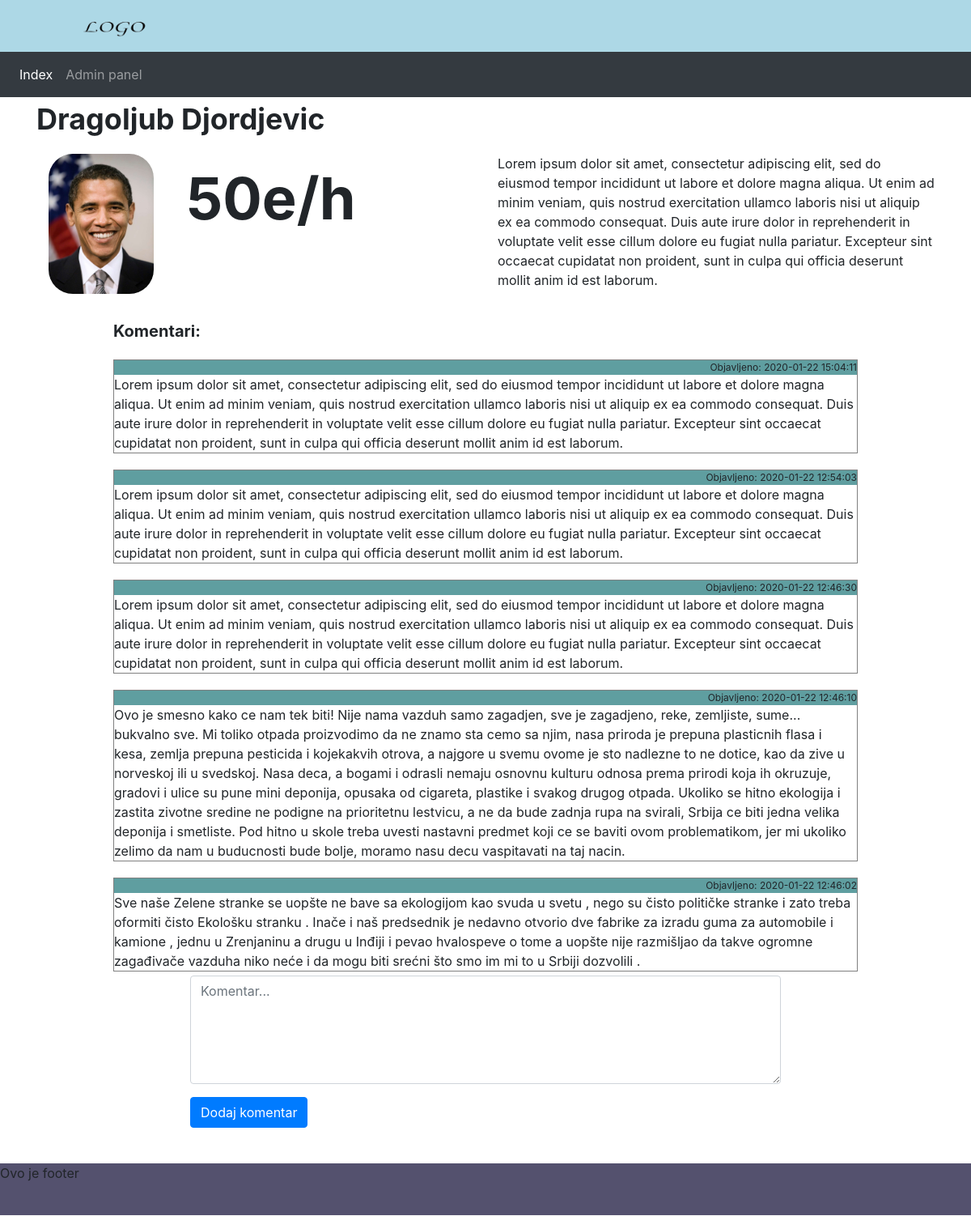
The app's page /controllers/view_single?id=1 with its own data.
### tables this page shows
CREATE TABLE `profiles` (
  `profile_id` int(11) NOT NULL AUTO_INCREMENT,
  `profile_name` varchar(50) DEFAULT NULL,
  `profile_price` int(11) DEFAULT NULL,
  `profile_description` longtext,
  `profile_image` varchar(50) DEFAULT NULL,
  PRIMARY KEY (`profile_id`)
);

CREATE TABLE `comments` (
  `comment_id` int(11) NOT NULL AUTO_INCREMENT,
  `profile_id` int(11) NOT NULL,
  `comment_text` longtext,
  `created` timestamp NULL DEFAULT CURRENT_TIMESTAMP,
  `is_enabled` tinyint(4) DEFAULT '0',
  PRIMARY KEY (`comment_id`),
  KEY `profile_id_idx` (`profile_id`)
);

### classes/Template.php (called while the page is built, shortened)
<?php
class Template {
    protected $template;
    public function __construct($template){
        $this->template = $template;
    }
    public function __toString(){
    	include basename($this->template);
      	return ob_get_clean();
    }
}

### classes/Database.php (called while the page is built, shortened)
<?php
class Database {
	private $host = DB_HOST;
	private $user = DB_USER;
	private $pass = DB_PASS;
	private $dbname = DB_NAME;
	private $dbh;
	private $stmt;
	public function __construct() {
		$dsn = 'mysql:host=' . $this->host . ';dbname=' . $this->dbname;
		$options = array (
				PDO::ATTR_ERRMODE => PDO::ERRMODE_EXCEPTION,
                PDO::MYSQL_ATTR_INIT_COMMAND => "SET NAMES utf8mb4"
		);
		try {
			$this->dbh = new PDO ($dsn, $this->user, $this->pass, $options);
		}
		catch ( PDOException $e ) {
			$this->error = $e->getMessage();
		}
	}
	public function query($query) {
		$this->stmt = $this->dbh->prepare($query);
	}
	public function bind($param, $value, $type = null) {
		if (is_null ( $type )) {
			switch (true) {
				default :
					$type = PDO::PARAM_STR;
			}
		}
		$this->stmt->bindValue ( $param, $value, $type );
	}
	public function execute(){
		return $this->stmt->execute();
	}
	public function resultset(){
		$this->execute();
		return $this->stmt->fetchAll(PDO::FETCH_OBJ);
	}
	public function single(){
		$this->execute();
		return $this->stmt->fetch(PDO::FETCH_OBJ);
	}
}

### classes/Profile.php (called while the page is built, shortened)
<?php
class Profile
{
    private $database;
    public function __construct($db)
    {
        $this->database = $db;
    }
    public function getSingleProfile($id)
    {
        $this->database->query("SELECT * FROM `profiles` where profile_id=$id");
        return $this->database->single();
    }
}

### classes/Comment.php (called while the page is built, shortened)
<?php
class Comment
{
    private $database;
    public function __construct($db)
    {
        $this->database = $db;
    }
    public function getAllComments($id)
    {
        $this->database->query("SELECT * FROM `comments` where profile_id=:id order by created desc");
        $this->database->bind(':id', $id);
        return $this->database->resultset();
    }
}

### templates/view_single.php (the view, shortened to what this page needs)
<div id="name" class="row">
    <div class="col-md-12">
        <p><?php echo $profile->profile_name; ?></p>
    </div>
</div>
<div class="row">
    <div class="col-md-6">
        <div class="col-sm-2">
            <img class="profile_image round" src="../assets/images/<?php echo $profile->profile_image; ?>">
        </div>
        <div class="col-sm-10">
            <p id="price"><?php echo $profile->profile_price; ?>e/h</p>
        </div>
    </div>
    <div class="col-md-6">
        <p><?php echo $profile->profile_description ?></p>
    </div>
</div>
<div class="row">
    <div class="col-md-10 offset-1">
        <p id="comment_title">Komentari:</p>
        <?php if (isset($comments))  : ?>
            <?php foreach ($comments as $comment) : ?>
                <?php if ($comment->is_enabled == 1) : ?>
                    <div class="comments">
                        <p class="date_created">Objavljeno: <?php echo $comment->created; ?></p>
                        <p class="comment_body"><?php echo $comment->comment_text; ?></p>
                    </div>
                <?php endif; endforeach ?>
        <?php endif ?>
    </div>
</div>
<div class="row">
    <div class="col-md-8 offset-2">
        <form action="comments.php" method="post">
            <div class="form-group">
                <textarea class="form-control" id="comment" placeholder="Komentar..." cols="100" rows="5"
                          name="comment_text" required></textarea>
            </div>
            <input type="submit" class="btn btn-primary" name="dodaj_komentar" value="Dodaj komentar">
        </form>
    </div>
</div>
<br>

### assets/css/style.css (style rules this page uses)
.profile_image { position: relative; left: 0; width: 80px; float: left; }
.round { border-radius: 30px; width: 130px; }
#price { font-size: 72px; font-weight: bolder; padding-left: 50px; text-align: center; }
#comment_title { margin-top: 20px; font-weight: bolder; font-size: 20px; }
#name { font-size: 36px; font-weight: bold; }
.comments { margin-top: 20px; border: 1px solid gray; margin-bottom: 5px; }
.date_created { background-color: cadetblue; text-align: right; font-size: 12px; margin: 0; }
.comment_body { margin: 0; }

### records on screen
profiles: profile_name "Dragoljub Djordjevic", profile_image (picture), profile_price "50", profile_description "Lorem ipsum dolor sit amet, consectetur adipiscing elit, sed do eiusmod tempor incididunt ut labore et dolore magna aliqua. Ut enim ad minim veniam, quis nostrud exercitation ullamco laboris nisi ut aliquip ex ea commodo consequat. Duis aute irure dolor in reprehenderit in voluptate velit esse cillum dolore eu fugiat nulla pariatur. Excepteur sint occaecat cupidatat non proident, sunt in culpa qui officia deserunt mollit anim id est laborum."
comments: created "2020-01-22 15:04:11", comment_text "Lorem ipsum dolor sit amet, consectetur adipiscing elit, sed do eiusmod tempor incididunt ut labore et dolore magna aliqua. Ut enim ad minim veniam, quis nostrud exercitation ullamco laboris nisi ut aliquip ex ea commodo consequat. Duis aute irure dolor in reprehenderit in voluptate velit esse cillum dolore eu fugiat nulla pariatur. Excepteur sint occaecat cupidatat non proident, sunt in culpa qui officia deserunt mollit anim id est laborum."
comments: created "2020-01-22 12:54:03", comment_text "Lorem ipsum dolor sit amet, consectetur adipiscing elit, sed do eiusmod tempor incididunt ut labore et dolore magna aliqua. Ut enim ad minim veniam, quis nostrud exercitation ullamco laboris nisi ut aliquip ex ea commodo consequat. Duis aute irure dolor in reprehenderit in voluptate velit esse cillum dolore eu fugiat nulla pariatur. Excepteur sint occaecat cupidatat non proident, sunt in culpa qui officia deserunt mollit anim id est laborum."
comments: created "2020-01-22 12:46:30", comment_text "Lorem ipsum dolor sit amet, consectetur adipiscing elit, sed do eiusmod tempor incididunt ut labore et dolore magna aliqua. Ut enim ad minim veniam, quis nostrud exercitation ullamco laboris nisi ut aliquip ex ea commodo consequat. Duis aute irure dolor in reprehenderit in voluptate velit esse cillum dolore eu fugiat nulla pariatur. Excepteur sint occaecat cupidatat non proident, sunt in culpa qui officia deserunt mollit anim id est laborum."
comments: created "2020-01-22 12:46:10", comment_text "Ovo je smesno kako ce nam tek biti! Nije nama vazduh samo zagadjen, sve je zagadjeno, reke, zemljiste, sume... bukvalno sve. Mi toliko otpada proizvodimo da ne znamo sta cemo sa njim, nasa priroda je prepuna plasticnih flasa i kesa, zemlja prepuna pesticida i kojekakvih otrova, a najgore u svemu ovome je sto nadlezne to ne dotice, kao da zive u norveskoj ili u svedskoj. Nasa deca, a bogami i odrasli nemaju osnovnu kulturu odnosa prema prirodi koja ih okruzuje, gradovi i ulice su pune mini deponija, opusaka od cigareta, plastike i svakog drugog otpada. Ukoliko se hitno ekologija i zastita zivotne sredine ne podigne na prioritetnu lestvicu, a ne da bude zadnja rupa na svirali, Srbija ce biti…"
comments: created "2020-01-22 12:46:02", comment_text "Sve naše Zelene stranke se uopšte ne bave sa ekologijom kao svuda u svetu , nego su čisto političke stranke i zato treba oformiti čisto Ekološku stranku . Inače i naš predsednik je nedavno otvorio dve fabrike za izradu guma za automobile i kamione , jednu u Zrenjaninu a drugu u Inđiji i pevao hvalospeve o tome a uopšte nije razmišljao da takve ogromne zagađivače vazduha niko neće i da mogu biti srećni što smo im mi to u Srbiji dozvolili ."
